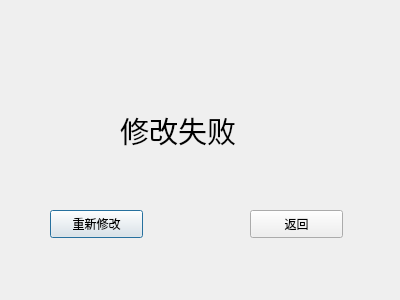
<?xml version="1.0" encoding="UTF-8"?>
<ui version="4.0">
 <class>code_modify_fail</class>
 <widget class="QDialog" name="code_modify_fail">
  <property name="geometry">
   <rect>
    <x>0</x>
    <y>0</y>
    <width>400</width>
    <height>300</height>
   </rect>
  </property>
  <property name="windowTitle">
   <string>Dialog</string>
  </property>
  <widget class="QLabel" name="label">
   <property name="geometry">
    <rect>
     <x>120</x>
     <y>100</y>
     <width>151</width>
     <height>61</height>
    </rect>
   </property>
   <property name="text">
    <string>&lt;html&gt;&lt;head/&gt;&lt;body&gt;&lt;p&gt;&lt;span style=&quot; font-size:22pt;&quot;&gt;修改失败&lt;/span&gt;&lt;/p&gt;&lt;/body&gt;&lt;/html&gt;</string>
   </property>
  </widget>
  <widget class="QPushButton" name="re_modify">
   <property name="geometry">
    <rect>
     <x>50</x>
     <y>210</y>
     <width>93</width>
     <height>28</height>
    </rect>
   </property>
   <property name="text">
    <string>重新修改</string>
   </property>
  </widget>
  <widget class="QPushButton" name="return_code">
   <property name="geometry">
    <rect>
     <x>250</x>
     <y>210</y>
     <width>93</width>
     <height>28</height>
    </rect>
   </property>
   <property name="text">
    <string>返回</string>
   </property>
  </widget>
 </widget>
 <resources/>
 <connections/>
</ui>
